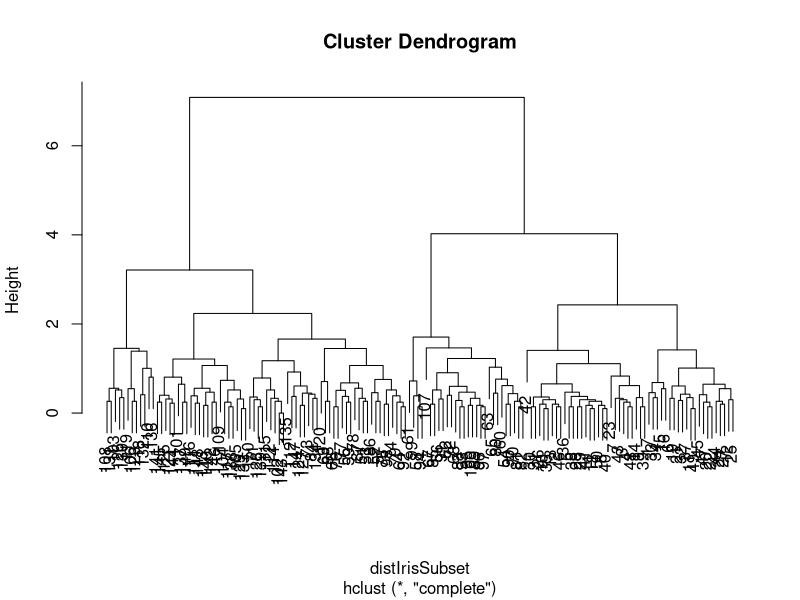

This figure's R source:
library(datasets)
data(iris)

myvars <- c("Sepal.Length", "Sepal.Width", "Petal.Length", "Petal.Width")
irisSubset <- iris[myvars]

distIrisSubset <- dist(irisSubset)
hClustering <- hclust(distIrisSubset)
plot(hClustering)


